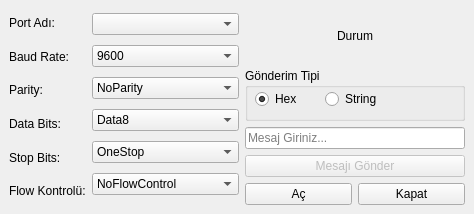
<?xml version="1.0" encoding="UTF-8"?>
<ui version="4.0">
 <class>MainWindow</class>
 <widget class="QMainWindow" name="MainWindow">
  <property name="geometry">
   <rect>
    <x>0</x>
    <y>0</y>
    <width>474</width>
    <height>214</height>
   </rect>
  </property>
  <property name="windowTitle">
   <string>MainWindow</string>
  </property>
  <widget class="QWidget" name="centralwidget">
   <layout class="QHBoxLayout" name="horizontalLayout_5">
    <item>
     <layout class="QHBoxLayout" name="horizontalLayout">
      <item>
       <layout class="QVBoxLayout" name="verticalLayout">
        <item>
         <widget class="QLabel" name="nameLabel">
          <property name="text">
           <string>Port Adı:</string>
          </property>
         </widget>
        </item>
        <item>
         <widget class="QLabel" name="baudLabel">
          <property name="text">
           <string>Baud Rate:</string>
          </property>
         </widget>
        </item>
        <item>
         <widget class="QLabel" name="paityLabel">
          <property name="text">
           <string>Parity:</string>
          </property>
         </widget>
        </item>
        <item>
         <widget class="QLabel" name="dataLabel">
          <property name="text">
           <string>Data Bits:</string>
          </property>
         </widget>
        </item>
        <item>
         <widget class="QLabel" name="stopLabel">
          <property name="text">
           <string>Stop Bits:</string>
          </property>
         </widget>
        </item>
        <item>
         <widget class="QLabel" name="flowLabel">
          <property name="text">
           <string>Flow Kontrolü:</string>
          </property>
         </widget>
        </item>
       </layout>
      </item>
      <item>
       <layout class="QVBoxLayout" name="verticalLayout_2">
        <item>
         <widget class="QComboBox" name="portCombo"/>
        </item>
        <item>
         <widget class="QComboBox" name="baudCombo">
          <property name="currentIndex">
           <number>3</number>
          </property>
          <item>
           <property name="text">
            <string>1200</string>
           </property>
          </item>
          <item>
           <property name="text">
            <string>2400</string>
           </property>
          </item>
          <item>
           <property name="text">
            <string>4800</string>
           </property>
          </item>
          <item>
           <property name="text">
            <string>9600</string>
           </property>
          </item>
          <item>
           <property name="text">
            <string>19200</string>
           </property>
          </item>
          <item>
           <property name="text">
            <string>38400</string>
           </property>
          </item>
          <item>
           <property name="text">
            <string>57600</string>
           </property>
          </item>
          <item>
           <property name="text">
            <string>115200</string>
           </property>
          </item>
          <item>
           <property name="text">
            <string>-1</string>
           </property>
          </item>
         </widget>
        </item>
        <item>
         <widget class="QComboBox" name="parityCombo">
          <property name="currentIndex">
           <number>0</number>
          </property>
          <item>
           <property name="text">
            <string>NoParity</string>
           </property>
          </item>
          <item>
           <property name="text">
            <string>EvenParity</string>
           </property>
          </item>
          <item>
           <property name="text">
            <string>OddParity</string>
           </property>
          </item>
          <item>
           <property name="text">
            <string>SpaceParity</string>
           </property>
          </item>
          <item>
           <property name="text">
            <string>MarkParity</string>
           </property>
          </item>
          <item>
           <property name="text">
            <string>UnknownParity</string>
           </property>
          </item>
         </widget>
        </item>
        <item>
         <widget class="QComboBox" name="dataCombo">
          <property name="currentIndex">
           <number>3</number>
          </property>
          <item>
           <property name="text">
            <string>Data5</string>
           </property>
          </item>
          <item>
           <property name="text">
            <string>Data6</string>
           </property>
          </item>
          <item>
           <property name="text">
            <string>Data7</string>
           </property>
          </item>
          <item>
           <property name="text">
            <string>Data8</string>
           </property>
          </item>
          <item>
           <property name="text">
            <string>UnknownDataBits</string>
           </property>
          </item>
         </widget>
        </item>
        <item>
         <widget class="QComboBox" name="stopCombo">
          <property name="currentIndex">
           <number>0</number>
          </property>
          <item>
           <property name="text">
            <string>OneStop</string>
           </property>
          </item>
          <item>
           <property name="text">
            <string>OneAndHalfStop</string>
           </property>
          </item>
          <item>
           <property name="text">
            <string>TwoStop</string>
           </property>
          </item>
          <item>
           <property name="text">
            <string>UnknownStopBits</string>
           </property>
          </item>
         </widget>
        </item>
        <item>
         <widget class="QComboBox" name="flowCombo">
          <property name="currentIndex">
           <number>0</number>
          </property>
          <item>
           <property name="text">
            <string>NoFlowControl</string>
           </property>
          </item>
          <item>
           <property name="text">
            <string>HardwareControl</string>
           </property>
          </item>
          <item>
           <property name="text">
            <string>SoftwareControl</string>
           </property>
          </item>
          <item>
           <property name="text">
            <string>UnknownFlowControl</string>
           </property>
          </item>
         </widget>
        </item>
       </layout>
      </item>
     </layout>
    </item>
    <item>
     <layout class="QVBoxLayout" name="verticalLayout_3">
      <item>
       <layout class="QHBoxLayout" name="horizontalLayout_3">
        <item>
         <layout class="QHBoxLayout" name="horizontalLayout_2">
          <item>
           <widget class="QLabel" name="statusLabel">
            <property name="text">
             <string>Durum</string>
            </property>
            <property name="alignment">
             <set>Qt::AlignCenter</set>
            </property>
           </widget>
          </item>
         </layout>
        </item>
       </layout>
      </item>
      <item>
       <widget class="QGroupBox" name="radioGroupBox">
        <property name="title">
         <string>Gönderim Tipi</string>
        </property>
        <widget class="QRadioButton" name="hexRadioButton">
         <property name="geometry">
          <rect>
           <x>10</x>
           <y>20</y>
           <width>54</width>
           <height>22</height>
          </rect>
         </property>
         <property name="text">
          <string>Hex</string>
         </property>
         <property name="checked">
          <bool>true</bool>
         </property>
        </widget>
        <widget class="QRadioButton" name="stringRadioButton">
         <property name="geometry">
          <rect>
           <x>80</x>
           <y>20</y>
           <width>82</width>
           <height>22</height>
          </rect>
         </property>
         <property name="text">
          <string>String</string>
         </property>
         <property name="checked">
          <bool>false</bool>
         </property>
        </widget>
        <zorder>hexRadioButton</zorder>
        <zorder>stringRadioButton</zorder>
        <zorder>hexRadioButton</zorder>
        <zorder>stringRadioButton</zorder>
        <zorder>hexRadioButton</zorder>
        <zorder>stringRadioButton</zorder>
       </widget>
      </item>
      <item>
       <widget class="QLineEdit" name="messageLineEdit">
        <property name="toolTip">
         <string/>
        </property>
        <property name="toolTipDuration">
         <number>-1</number>
        </property>
        <property name="inputMethodHints">
         <set>Qt::ImhNone</set>
        </property>
        <property name="text">
         <string/>
        </property>
        <property name="placeholderText">
         <string>Mesaj Giriniz...</string>
        </property>
       </widget>
      </item>
      <item>
       <widget class="QPushButton" name="sendButton">
        <property name="enabled">
         <bool>false</bool>
        </property>
        <property name="text">
         <string>Mesajı Gönder</string>
        </property>
       </widget>
      </item>
      <item>
       <layout class="QHBoxLayout" name="horizontalLayout_4">
        <item>
         <widget class="QPushButton" name="openButton">
          <property name="minimumSize">
           <size>
            <width>0</width>
            <height>0</height>
           </size>
          </property>
          <property name="text">
           <string>Aç</string>
          </property>
         </widget>
        </item>
        <item>
         <widget class="QPushButton" name="closeButton">
          <property name="text">
           <string>Kapat</string>
          </property>
         </widget>
        </item>
       </layout>
      </item>
     </layout>
    </item>
   </layout>
  </widget>
 </widget>
 <resources/>
 <connections/>
</ui>
